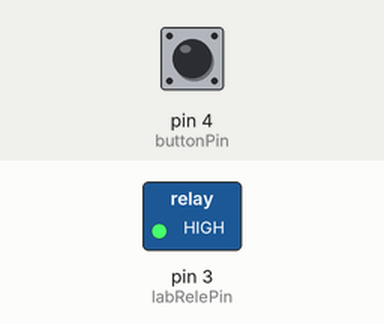
The sketch below on a simulated Arduino Uno, built with avr-gcc and run on an emulated ATmega328P. On the bench: switched loads named in the sketch (green lamp = pin HIGH). The test bench sets the inputs (shaded band); at power-on: pin 4 (buttonPin) LOW. Random numbers use the default seed unless the sketch sets one.

Above: at 1.2 s.
1.3 s: pin 4 (buttonPin) pulled HIGH for 0.15 s
At 2.4 s:
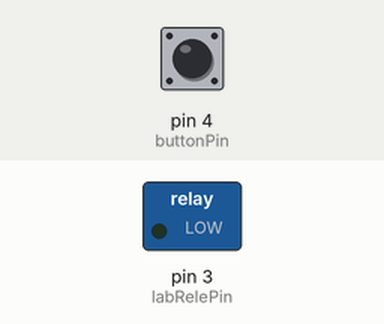
4.4 s: pin 4 (buttonPin) pulled HIGH for 1 s
6.9 s: pin 4 (buttonPin) pulled HIGH for 3.2 s
At 7.9 s:
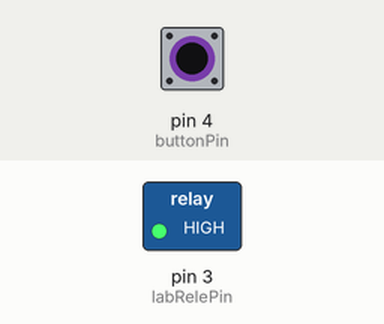
Timing chart, 0 to 9.9 s (numbered marks = the images above; inputs shaded):
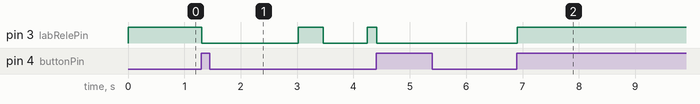

Measured:
- after the input at 1.3 s, pin 3 (labRelePin): HIGH → LOW at once, → HIGH 1.7 s later, → LOW 0.45 s later, → HIGH 0.77 s later
- after the input at 6.9 s, pin 3 (labRelePin): LOW → HIGH at once

The sketch:

main.ino
```cpp
#include <Bounce2.h>

const int labRelePin = 3;
const int buttonPin = 4;
int prevLabReleMillis;
int nextLabReleMillisSwitch = 0;
boolean labLightOn = true;

boolean labLightSwitchingActive = true;

int switchMode = 0;

Bounce buttonBounce = Bounce();

void setup()
{
  Serial.begin(9600);

  buttonBounce.attach(buttonPin);
  buttonBounce.interval(10);

  labLightSwitchingActive = false;


  pinMode (labRelePin, OUTPUT);
  switchLightOn();


}


void loop()
{
  buttonBounce.update();

  if(buttonBounce.rose()){

    switchMode++;
    if(switchMode>=3){
      switchMode = 0;
    }

    if(switchMode == 0){
      labLightSwitchingActive = false;
      switchLightOn();
    }
    else if(switchMode == 2){
      labLightSwitchingActive = false;
      switchLightOff();
    }
    else{
      labLightSwitchingActive = true;
    }

  }

  if(labLightSwitchingActive){
    prevLabReleMillis = millis();
    if(prevLabReleMillis > nextLabReleMillisSwitch){
      nextLabReleMillisSwitch = prevLabReleMillis + random(100, 2000);
      doLabSwitch();
    }
  }


}

void doLabSwitch(){
   if(labLightOn){
    switchLightOff();
  }
  else{
    switchLightOn();
  }
}

void switchLightOn(){
   digitalWrite(labRelePin, HIGH);
   labLightOn = true;

}

void switchLightOff(){
   digitalWrite(labRelePin, LOW);
   labLightOn = false;

}
```
